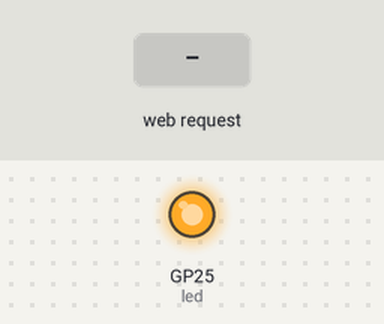
Simulated run of this program. Board: Raspberry Pi Pico running MicroPython. On the bench: output pins drawn as LEDs (lit = HIGH). Dashed ring = blinking. Inputs (shaded band) come from the test bench.

Above: at 0.01 s.
At 2.0 s:
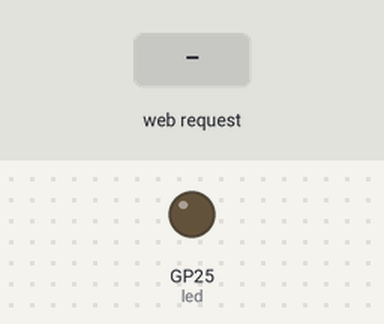
2.1 s: HTTP request GET / received
At 2.35 s:
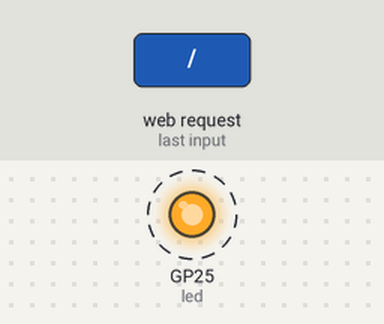
Timing chart, 0 to 5.1 s (numbered marks = the images above; inputs shaded):
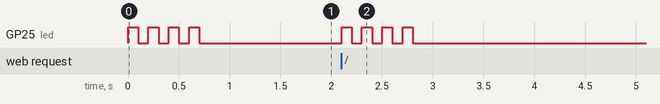

The program:

main.py
```python
from machine import Pin
import network
from microdot_asyncio import Microdot

from somelib.module import blink

app = Microdot()

led = Pin("LED", Pin.OUT)

@app.route('/')
async def index(request):
    blink(led)
    return 'Hello, world!'


nic = network.WLAN(network.STA_IF)
nic.active(True)
nic.connect("ssid", "password")

blink(led)
app.run()
```

module.py
```python
import time

from machine import Pin

SLEEP_TIME = 100
BLINK_TIMES = 4


def blink(led: Pin):
    for _ in range(BLINK_TIMES):
        led.on()
        time.sleep_ms(SLEEP_TIME)
        led.off()
        time.sleep_ms(SLEEP_TIME)
    led.off()
```

Measured:
- after the input at 2.1 s, GP25 (led): alternates HIGH for 0.10 s and LOW for 0.10 s, 8 changes in all, then stays LOW, starting at once
